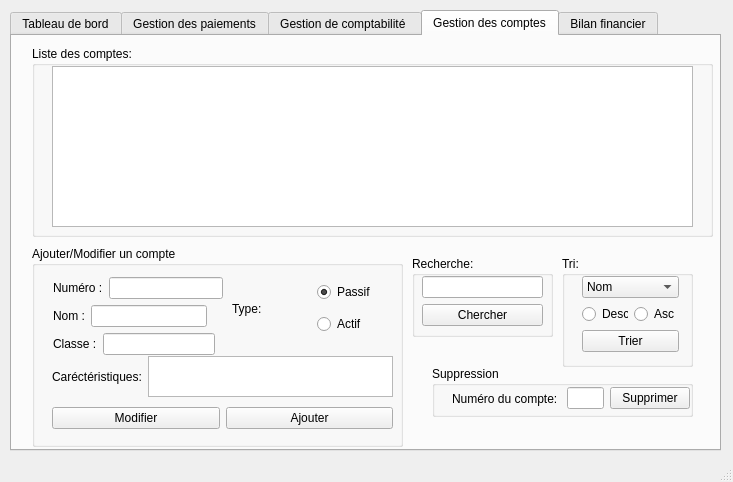
<?xml version="1.0" encoding="UTF-8"?>
<ui version="4.0">
 <class>MainWindow</class>
 <widget class="QMainWindow" name="MainWindow">
  <property name="geometry">
   <rect>
    <x>0</x>
    <y>0</y>
    <width>733</width>
    <height>482</height>
   </rect>
  </property>
  <property name="windowTitle">
   <string>MainWindow</string>
  </property>
  <widget class="QWidget" name="centralwidget">
   <widget class="QTabWidget" name="tabWidget">
    <property name="geometry">
     <rect>
      <x>10</x>
      <y>10</y>
      <width>711</width>
      <height>441</height>
     </rect>
    </property>
    <property name="currentIndex">
     <number>3</number>
    </property>
    <widget class="QWidget" name="tab_5">
     <attribute name="title">
      <string>Tableau de bord</string>
     </attribute>
     <widget class="QTableView" name="tableView_5">
      <property name="geometry">
       <rect>
        <x>10</x>
        <y>10</y>
        <width>691</width>
        <height>381</height>
       </rect>
      </property>
     </widget>
    </widget>
    <widget class="QWidget" name="tab">
     <attribute name="title">
      <string>Gestion des paiements</string>
     </attribute>
     <widget class="QGroupBox" name="groupBox">
      <property name="geometry">
       <rect>
        <x>10</x>
        <y>10</y>
        <width>691</width>
        <height>521</height>
       </rect>
      </property>
      <property name="title">
       <string>Liste des paiements</string>
      </property>
      <widget class="QTableView" name="tableView_2">
       <property name="geometry">
        <rect>
         <x>15</x>
         <y>20</y>
         <width>661</width>
         <height>171</height>
        </rect>
       </property>
      </widget>
      <widget class="QPushButton" name="pushButton">
       <property name="geometry">
        <rect>
         <x>490</x>
         <y>200</y>
         <width>181</width>
         <height>23</height>
        </rect>
       </property>
       <property name="text">
        <string>Enregistrer la piéce justificative</string>
       </property>
      </widget>
      <widget class="QGroupBox" name="groupBox_6">
       <property name="geometry">
        <rect>
         <x>59</x>
         <y>230</y>
         <width>131</width>
         <height>91</height>
        </rect>
       </property>
       <property name="title">
        <string>Recherche:</string>
       </property>
       <widget class="QLineEdit" name="lineEdit_2">
        <property name="geometry">
         <rect>
          <x>10</x>
          <y>20</y>
          <width>113</width>
          <height>20</height>
         </rect>
        </property>
       </widget>
       <widget class="QPushButton" name="pushButton_8">
        <property name="geometry">
         <rect>
          <x>30</x>
          <y>50</y>
          <width>75</width>
          <height>23</height>
         </rect>
        </property>
        <property name="text">
         <string>Chercher</string>
        </property>
       </widget>
      </widget>
      <widget class="QGroupBox" name="groupBox_7">
       <property name="geometry">
        <rect>
         <x>220</x>
         <y>230</y>
         <width>131</width>
         <height>111</height>
        </rect>
       </property>
       <property name="title">
        <string>Tri:</string>
       </property>
       <widget class="QComboBox" name="comboBox">
        <property name="geometry">
         <rect>
          <x>10</x>
          <y>20</y>
          <width>62</width>
          <height>22</height>
         </rect>
        </property>
        <item>
         <property name="text">
          <string>Nom</string>
         </property>
        </item>
        <item>
         <property name="text">
          <string>Date</string>
         </property>
        </item>
       </widget>
       <widget class="QWidget" name="horizontalLayoutWidget_3">
        <property name="geometry">
         <rect>
          <x>10</x>
          <y>50</y>
          <width>101</width>
          <height>21</height>
         </rect>
        </property>
        <layout class="QHBoxLayout" name="horizontalLayout_3">
         <item>
          <widget class="QRadioButton" name="radioButton_4">
           <property name="text">
            <string>Desc</string>
           </property>
          </widget>
         </item>
         <item>
          <widget class="QRadioButton" name="radioButton_3">
           <property name="text">
            <string>Asc</string>
           </property>
          </widget>
         </item>
        </layout>
       </widget>
       <widget class="QPushButton" name="pushButton_7">
        <property name="geometry">
         <rect>
          <x>30</x>
          <y>80</y>
          <width>75</width>
          <height>23</height>
         </rect>
        </property>
        <property name="text">
         <string>Valider</string>
        </property>
       </widget>
      </widget>
     </widget>
    </widget>
    <widget class="QWidget" name="tab_4">
     <attribute name="title">
      <string>Gestion de comptabilité </string>
     </attribute>
     <widget class="QGroupBox" name="groupBox_4">
      <property name="geometry">
       <rect>
        <x>10</x>
        <y>10</y>
        <width>681</width>
        <height>201</height>
       </rect>
      </property>
      <property name="title">
       <string>Affichage</string>
      </property>
      <widget class="QTableView" name="tableView_3">
       <property name="geometry">
        <rect>
         <x>10</x>
         <y>20</y>
         <width>661</width>
         <height>171</height>
        </rect>
       </property>
      </widget>
     </widget>
     <widget class="QGroupBox" name="groupBox_5">
      <property name="geometry">
       <rect>
        <x>340</x>
        <y>220</y>
        <width>191</width>
        <height>131</height>
       </rect>
      </property>
      <property name="title">
       <string>Manipulation</string>
      </property>
      <widget class="QWidget" name="horizontalLayoutWidget">
       <property name="geometry">
        <rect>
         <x>10</x>
         <y>20</y>
         <width>160</width>
         <height>31</height>
        </rect>
       </property>
       <layout class="QHBoxLayout" name="horizontalLayout">
        <item>
         <widget class="QLabel" name="label">
          <property name="text">
           <string>Montant:</string>
          </property>
         </widget>
        </item>
        <item>
         <widget class="QLineEdit" name="lineEdit"/>
        </item>
       </layout>
      </widget>
      <widget class="QWidget" name="horizontalLayoutWidget_2">
       <property name="geometry">
        <rect>
         <x>10</x>
         <y>60</y>
         <width>174</width>
         <height>31</height>
        </rect>
       </property>
       <layout class="QHBoxLayout" name="horizontalLayout_2">
        <item>
         <widget class="QRadioButton" name="radioButton_2">
          <property name="text">
           <string>Créditer</string>
          </property>
         </widget>
        </item>
        <item>
         <widget class="QRadioButton" name="radioButton">
          <property name="text">
           <string>Débiter</string>
          </property>
         </widget>
        </item>
       </layout>
      </widget>
      <widget class="QPushButton" name="pushButton_6">
       <property name="geometry">
        <rect>
         <x>50</x>
         <y>100</y>
         <width>75</width>
         <height>23</height>
        </rect>
       </property>
       <property name="text">
        <string>Valider</string>
       </property>
      </widget>
     </widget>
     <widget class="QGroupBox" name="groupBox_8">
      <property name="geometry">
       <rect>
        <x>29</x>
        <y>220</y>
        <width>131</width>
        <height>91</height>
       </rect>
      </property>
      <property name="title">
       <string>Recherche:</string>
      </property>
      <widget class="QLineEdit" name="lineEdit_3">
       <property name="geometry">
        <rect>
         <x>10</x>
         <y>20</y>
         <width>113</width>
         <height>20</height>
        </rect>
       </property>
      </widget>
      <widget class="QPushButton" name="pushButton_9">
       <property name="geometry">
        <rect>
         <x>30</x>
         <y>50</y>
         <width>75</width>
         <height>23</height>
        </rect>
       </property>
       <property name="text">
        <string>Chercher</string>
       </property>
      </widget>
     </widget>
     <widget class="QGroupBox" name="groupBox_9">
      <property name="geometry">
       <rect>
        <x>190</x>
        <y>220</y>
        <width>131</width>
        <height>111</height>
       </rect>
      </property>
      <property name="title">
       <string>Tri:</string>
      </property>
      <widget class="QComboBox" name="comboBox_2">
       <property name="geometry">
        <rect>
         <x>10</x>
         <y>20</y>
         <width>62</width>
         <height>22</height>
        </rect>
       </property>
       <item>
        <property name="text">
         <string>Nom</string>
        </property>
       </item>
       <item>
        <property name="text">
         <string>Date</string>
        </property>
       </item>
      </widget>
      <widget class="QWidget" name="horizontalLayoutWidget_5">
       <property name="geometry">
        <rect>
         <x>10</x>
         <y>50</y>
         <width>101</width>
         <height>21</height>
        </rect>
       </property>
       <layout class="QHBoxLayout" name="horizontalLayout_5">
        <item>
         <widget class="QRadioButton" name="radioButton_5">
          <property name="text">
           <string>Desc</string>
          </property>
         </widget>
        </item>
        <item>
         <widget class="QRadioButton" name="radioButton_6">
          <property name="text">
           <string>Asc</string>
          </property>
         </widget>
        </item>
       </layout>
      </widget>
      <widget class="QPushButton" name="pushButton_10">
       <property name="geometry">
        <rect>
         <x>30</x>
         <y>80</y>
         <width>75</width>
         <height>23</height>
        </rect>
       </property>
       <property name="text">
        <string>Valider</string>
       </property>
      </widget>
     </widget>
    </widget>
    <widget class="QWidget" name="tab_2">
     <attribute name="title">
      <string>Gestion des comptes</string>
     </attribute>
     <widget class="QGroupBox" name="groupBox_3">
      <property name="geometry">
       <rect>
        <x>20</x>
        <y>10</y>
        <width>681</width>
        <height>191</height>
       </rect>
      </property>
      <property name="title">
       <string>Liste des comptes:</string>
      </property>
      <widget class="QTableView" name="tableViewComptes">
       <property name="geometry">
        <rect>
         <x>20</x>
         <y>20</y>
         <width>641</width>
         <height>161</height>
        </rect>
       </property>
      </widget>
     </widget>
     <widget class="QGroupBox" name="groupBox_2">
      <property name="geometry">
       <rect>
        <x>20</x>
        <y>210</y>
        <width>371</width>
        <height>201</height>
       </rect>
      </property>
      <property name="title">
       <string>Ajouter/Modifier un compte</string>
      </property>
      <widget class="QWidget" name="layoutWidget">
       <property name="geometry">
        <rect>
         <x>20</x>
         <y>160</y>
         <width>341</width>
         <height>25</height>
        </rect>
       </property>
       <layout class="QHBoxLayout" name="horizontalLayout_6">
        <item>
         <widget class="QPushButton" name="pushButton_Modifier">
          <property name="text">
           <string>Modifier</string>
          </property>
         </widget>
        </item>
        <item>
         <widget class="QPushButton" name="pushButton_Ajouter">
          <property name="text">
           <string>Ajouter</string>
          </property>
         </widget>
        </item>
       </layout>
      </widget>
      <widget class="QWidget" name="">
       <property name="geometry">
        <rect>
         <x>20</x>
         <y>110</y>
         <width>341</width>
         <height>41</height>
        </rect>
       </property>
       <layout class="QHBoxLayout" name="horizontalLayout_15">
        <item>
         <widget class="QLabel" name="label_13">
          <property name="text">
           <string>Caréctéristiques:</string>
          </property>
         </widget>
        </item>
        <item>
         <widget class="QPlainTextEdit" name="plainTextEdit_Caracteristiques_Compte"/>
        </item>
       </layout>
      </widget>
      <widget class="QWidget" name="">
       <property name="geometry">
        <rect>
         <x>21</x>
         <y>87</y>
         <width>162</width>
         <height>22</height>
        </rect>
       </property>
       <layout class="QHBoxLayout" name="horizontalLayout_12">
        <item>
         <widget class="QLabel" name="label_10">
          <property name="text">
           <string>Classe :</string>
          </property>
         </widget>
        </item>
        <item>
         <widget class="QLineEdit" name="lineEdit_Classe_Compte"/>
        </item>
       </layout>
      </widget>
      <widget class="QWidget" name="">
       <property name="geometry">
        <rect>
         <x>200</x>
         <y>30</y>
         <width>163</width>
         <height>66</height>
        </rect>
       </property>
       <layout class="QHBoxLayout" name="horizontalLayout_14">
        <item>
         <widget class="QLabel" name="label_12">
          <property name="text">
           <string>Type: </string>
          </property>
         </widget>
        </item>
        <item>
         <layout class="QVBoxLayout" name="verticalLayout_5">
          <item>
           <widget class="QRadioButton" name="radioButton_Type_Passif">
            <property name="text">
             <string>Passif</string>
            </property>
            <property name="checked">
             <bool>true</bool>
            </property>
           </widget>
          </item>
          <item>
           <widget class="QRadioButton" name="radioButton_Type_Actif">
            <property name="text">
             <string>Actif</string>
            </property>
           </widget>
          </item>
         </layout>
        </item>
       </layout>
      </widget>
      <widget class="QWidget" name="">
       <property name="geometry">
        <rect>
         <x>21</x>
         <y>59</y>
         <width>154</width>
         <height>22</height>
        </rect>
       </property>
       <layout class="QHBoxLayout" name="horizontalLayout_11">
        <item>
         <widget class="QLabel" name="label_9">
          <property name="text">
           <string>Nom :</string>
          </property>
         </widget>
        </item>
        <item>
         <widget class="QLineEdit" name="lineEdit_Nom_Compte"/>
        </item>
       </layout>
      </widget>
      <widget class="QWidget" name="">
       <property name="geometry">
        <rect>
         <x>21</x>
         <y>31</y>
         <width>170</width>
         <height>22</height>
        </rect>
       </property>
       <layout class="QHBoxLayout" name="horizontalLayout_13">
        <item>
         <widget class="QLabel" name="label_11">
          <property name="text">
           <string>Numéro :</string>
          </property>
         </widget>
        </item>
        <item>
         <widget class="QLineEdit" name="lineEdit_Numero_Compte"/>
        </item>
       </layout>
      </widget>
     </widget>
     <widget class="QGroupBox" name="groupBox_10">
      <property name="geometry">
       <rect>
        <x>400</x>
        <y>220</y>
        <width>141</width>
        <height>81</height>
       </rect>
      </property>
      <property name="title">
       <string>Recherche:</string>
      </property>
      <widget class="QWidget" name="layoutWidget">
       <property name="geometry">
        <rect>
         <x>10</x>
         <y>20</y>
         <width>121</width>
         <height>51</height>
        </rect>
       </property>
       <layout class="QVBoxLayout" name="verticalLayout">
        <item>
         <widget class="QLineEdit" name="lineEdit_Recherche"/>
        </item>
        <item>
         <widget class="QPushButton" name="pushButton_Chercher">
          <property name="text">
           <string>Chercher</string>
          </property>
         </widget>
        </item>
       </layout>
      </widget>
     </widget>
     <widget class="QGroupBox" name="groupBox_11">
      <property name="geometry">
       <rect>
        <x>550</x>
        <y>220</y>
        <width>131</width>
        <height>111</height>
       </rect>
      </property>
      <property name="title">
       <string>Tri:</string>
      </property>
      <widget class="QWidget" name="layoutWidget">
       <property name="geometry">
        <rect>
         <x>20</x>
         <y>20</y>
         <width>97</width>
         <height>77</height>
        </rect>
       </property>
       <layout class="QVBoxLayout" name="verticalLayout_2">
        <item>
         <widget class="QComboBox" name="comboBox_Tri">
          <item>
           <property name="text">
            <string>Nom</string>
           </property>
          </item>
          <item>
           <property name="text">
            <string>ID</string>
           </property>
          </item>
          <item>
           <property name="text">
            <string>Classe</string>
           </property>
          </item>
          <item>
           <property name="text">
            <string>Type</string>
           </property>
          </item>
         </widget>
        </item>
        <item>
         <layout class="QHBoxLayout" name="horizontalLayout_16">
          <item>
           <widget class="QRadioButton" name="radioButton_Tri_Desc">
            <property name="text">
             <string>Desc</string>
            </property>
           </widget>
          </item>
          <item>
           <widget class="QRadioButton" name="radioButton_Tri_Asc">
            <property name="text">
             <string>Asc</string>
            </property>
           </widget>
          </item>
         </layout>
        </item>
        <item>
         <widget class="QPushButton" name="pushButton_Trier">
          <property name="text">
           <string>Trier</string>
          </property>
         </widget>
        </item>
       </layout>
      </widget>
     </widget>
     <widget class="QGroupBox" name="groupBox_12">
      <property name="geometry">
       <rect>
        <x>420</x>
        <y>330</y>
        <width>261</width>
        <height>51</height>
       </rect>
      </property>
      <property name="title">
       <string>Suppression</string>
      </property>
      <widget class="QWidget" name="layoutWidget_3">
       <property name="geometry">
        <rect>
         <x>20</x>
         <y>20</y>
         <width>238</width>
         <height>25</height>
        </rect>
       </property>
       <layout class="QHBoxLayout" name="horizontalLayout_4">
        <item>
         <widget class="QLabel" name="label_2">
          <property name="text">
           <string>Numéro du compte: </string>
          </property>
         </widget>
        </item>
        <item>
         <widget class="QLineEdit" name="lineEdit_Suppression_ID"/>
        </item>
        <item>
         <widget class="QPushButton" name="pushButton_Supprimer">
          <property name="text">
           <string>Supprimer</string>
          </property>
         </widget>
        </item>
       </layout>
      </widget>
     </widget>
    </widget>
    <widget class="QWidget" name="tab_3">
     <attribute name="title">
      <string>Bilan financier</string>
     </attribute>
     <widget class="QTableView" name="tableView_4">
      <property name="geometry">
       <rect>
        <x>20</x>
        <y>20</y>
        <width>671</width>
        <height>321</height>
       </rect>
      </property>
     </widget>
     <widget class="QPushButton" name="pushButton_5">
      <property name="geometry">
       <rect>
        <x>310</x>
        <y>350</y>
        <width>75</width>
        <height>23</height>
       </rect>
      </property>
      <property name="text">
       <string>Imprimer</string>
      </property>
     </widget>
    </widget>
   </widget>
  </widget>
  <widget class="QStatusBar" name="statusbar"/>
  <widget class="QMenuBar" name="menubar">
   <property name="geometry">
    <rect>
     <x>0</x>
     <y>0</y>
     <width>733</width>
     <height>22</height>
    </rect>
   </property>
  </widget>
 </widget>
 <resources/>
 <connections/>
</ui>
